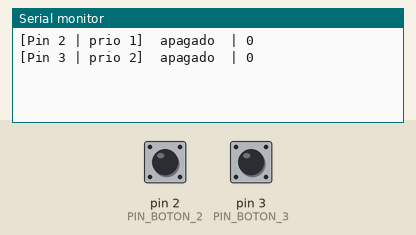
This sketch was run on a simulated Arduino Uno, built with avr-gcc and run on an emulated ATmega328P. On the bench: the last lines printed to the serial monitor. The test bench sets the inputs (shaded band); at power-on: pin 2 (PIN_BOTON_2) HIGH, pin 3 (PIN_BOTON_3) HIGH.

Above: at 0.8 s.
0.9 s: pin 2 (PIN_BOTON_2) pulled LOW for 0.15 s
At 1.08 s:
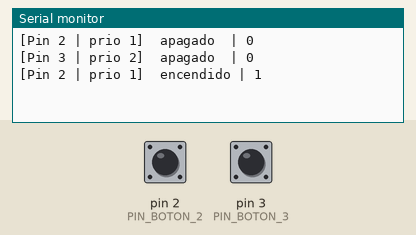
2.5 s: pin 3 (PIN_BOTON_3) pulled LOW for 0.15 s
At 4.0 s:
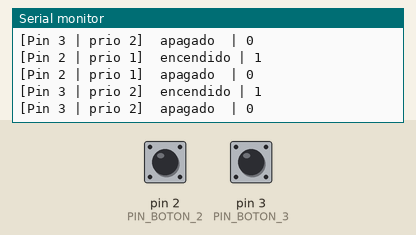

The sketch:

Arduino_textoSimple.ino
```cpp
#include <Arduino_FreeRTOS.h>

/*
  FreeRTOS Arduino - 2 botones, 2 tareas con prioridad distinta
  Pin 2 -> tarea prioridad 1 | Pin 3 -> tarea prioridad 2
  Serial muestra: "apagado | 0"  /  "encendido | 1"
*/

#include <Arduino.h>

#include <task.h>

// ---------------- Configuración ----------------
const uint8_t PIN_BOTON_2 = 2;
const uint8_t PIN_BOTON_3 = 3;

#define PRIORIDAD_TASK_PIN2   1     // prioridad BAJA
#define PRIORIDAD_TASK_PIN3   2     // prioridad ALTA

// ---------------- Tarea del botón en PIN 2 ----------------
void taskBoton2(void *pvParameters) {
  (void)pvParameters;
  int ultimoEstado = -1;                      // fuerza imprimir el estado inicial

  for (;;) {                                  // el "loop" de esta tarea
  int estado = (digitalRead(PIN_BOTON_2) == LOW) ? 1 : 0;  // pulsado = 1

    if (estado != ultimoEstado) {             // posible cambio -> debounce
      vTaskDelay(pdMS_TO_TICKS(50));          // espera RTOS (NO bloquea a la otra tarea)
      estado = (digitalRead(PIN_BOTON_2) == LOW) ? 1 : 0;
    }

    if (estado != ultimoEstado) {             // cambio confirmado -> imprimir
      ultimoEstado = estado;
      vTaskSuspendAll();                      // congela el planificador para
      Serial.print("[Pin 2 | prio 1]  ");     // que la otra tarea no mezcle
      Serial.println(estado ? "encendido | 1" : "apagado  | 0");
      xTaskResumeAll();                       // esta línea
    }

    vTaskDelay(pdMS_TO_TICKS(20));            // cede CPU (sondeo cada 20 ms)
  }
}

// ---------------- Tarea del botón en PIN 3 ----------------
void taskBoton3(void *pvParameters) {
  (void)pvParameters;
  int ultimoEstado = -1;

  for (;;) {
    int estado = (digitalRead(PIN_BOTON_3) == LOW) ? 1 : 0;

    if (estado != ultimoEstado) {
      vTaskDelay(pdMS_TO_TICKS(50));          // debounce
      estado = (digitalRead(PIN_BOTON_3) == LOW) ? 1 : 0;
    }

    if (estado != ultimoEstado) {
      ultimoEstado = estado;
      vTaskSuspendAll();
      Serial.print("[Pin 3 | prio 2]  ");
      Serial.println(estado ? "encendido | 1" : "apagado  | 0");
      xTaskResumeAll();
    }

    vTaskDelay(pdMS_TO_TICKS(20));
  }
}

// ---------------- setup / loop ----------------
void setup() {
  Serial.begin(9600);

  pinMode(PIN_BOTON_2, INPUT_PULLUP);
  pinMode(PIN_BOTON_3, INPUT_PULLUP);

  // Crear tareas: (función, nombre, pila, params, prioridad, handle)
  xTaskCreate(taskBoton2, "Boton2", 128, NULL, PRIORIDAD_TASK_PIN2, NULL);
  xTaskCreate(taskBoton3, "Boton3", 128, NULL, PRIORIDAD_TASK_PIN3, NULL);

  vTaskStartScheduler();   // desde aquí manda FreeRTOS; no retorna

  // Si llegas aquí, no hubo RAM/heap suficiente:
  Serial.println("ERROR: heap insuficiente, reduce pilas a 96");
  while (1);
}

void loop() {
  // NUNCA se ejecuta: el planificador adueñó del CPU
}
```

Measured:
- after the input at 0.9 s, the serial monitor: prints a new line after 0.05 s (image 1)
- after the input at 2.5 s, the serial monitor: prints a new line after 0.06 s (image 2)
